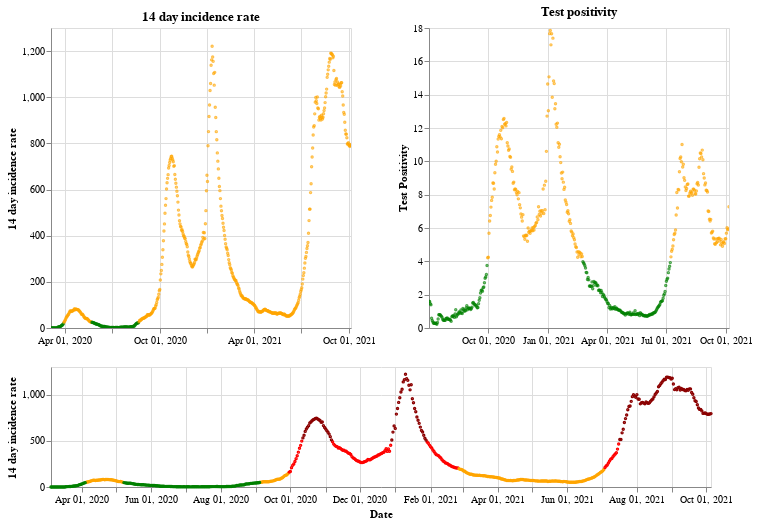

Notebook cell for this chart:
### Markdown cell above
## Northern Ireland

### Code cell
plot_traffic_light('Northern Ireland')

### Figure 1 — Vega-Lite specification as saved in the notebook (floating-point values rounded to 4 significant figures; data arrays with more than 128 entries replaced by an {"elided": "..."} marker saying what was removed)
{"config": {"view": {"continuousWidth": 400, "continuousHeight": 300}}, "vconcat": [{"hconcat": [{"mark": {"type": "point", "size": 2}, "encoding": {"color": {"condition": {"value": "green", "test": "(datum.twoWeeklyCasesRate <= 25)"}, "value": "orange"}, "tooltip": [{"type": "nominal", "field": "areaName"}, {"type": "temporal", "field": "date"}, {"type": "quantitative", "field": "twoWeeklyCasesRate"}, {"type": "quantitative", "field": "testPositivity"}], "x": {"type": "temporal", "axis": {"title": ""}, "field": "date", "scale": {"domain": {"selection": "DateBrush"}}, "timeUnit": "yearmonthdate"}, "y": {"type": "quantitative", "axis": {"title": "14 day incidence rate"}, "field": "twoWeeklyCasesRate"}}, "title": "14 day incidence rate", "width": 300}, {"mark": {"type": "point", "size": 2}, "encoding": {"color": {"condition": {"value": "green", "test": "(datum.testPositivity <= 4)"}, "value": "orange"}, "tooltip": [{"type": "nominal", "field": "areaName"}, {"type": "temporal", "field": "date"}, {"type": "quantitative", "field": "twoWeeklyCasesRate"}, {"type": "quantitative", "field": "testPositivity"}], "x": {"type": "temporal", "axis": {"title": ""}, "field": "date", "scale": {"domain": {"selection": "DateBrush"}}, "timeUnit": "yearmonthdate"}, "y": {"type": "quantitative", "axis": {"title": "Test Positivity"}, "field": "testPositivity"}}, "title": "Test positivity", "width": 300}]}, {"layer": [{"mark": {"type": "point", "size": 2}, "encoding": {"color": {"condition": {"value": "orange", "test": "(((datum.testPositivity < 4) && (datum.twoWeeklyCasesRate >= 50)) && (datum.twoWeeklyCasesRate < 200))"}, "value": "red"}, "opacity": {"condition": {"value": 1, "test": "((datum.twoWeeklyCasesRate >= 50) && (datum.twoWeeklyCasesRate < 500))"}, "value": 0}, "tooltip": [{"type": "nominal", "field": "areaName"}, {"type": "temporal", "field": "date"}, {"type": "quantitative", "field": "twoWeeklyCasesRate"}, {"type": "quantitative", "field": "testPositivity"}], "x": {"type": "temporal", "axis": {"title": "Date"}, "field": "date", "timeUnit": "yearmonthdate"}, "y": {"type": "quantitative", "axis": {"title": "14 day incidence rate"}, "field": "twoWeeklyCasesRate"}}, "selection": {"DateBrush": {"type": "interval", "encodings": ["x"], "fields": ["Time"]}}}, {"mark": {"type": "point", "size": 2}, "encoding": {"color": {"value": "darkred"}, "opacity": {"condition": {"value": 1, "test": "(datum.twoWeeklyCasesRate >= 500)"}, "value": 0}, "tooltip": [{"type": "nominal", "field": "areaName"}, {"type": "temporal", "field": "date"}, {"type": "quantitative", "field": "twoWeeklyCasesRate"}, {"type": "quantitative", "field": "testPositivity"}], "x": {"type": "temporal", "axis": {"title": "Date"}, "field": "date", "timeUnit": "yearmonthdate"}, "y": {"type": "quantitative", "axis": {"title": "14 day incidence rate"}, "field": "twoWeeklyCasesRate"}}}, {"mark": {"type": "point", "size": 2}, "encoding": {"color": {"condition": {"value": "green", "test": "((datum.testPositivity < 4) && (datum.twoWeeklyCasesRate < 50))"}, "value": "orange"}, "opacity": {"condition": {"value": 1, "test": "(datum.twoWeeklyCasesRate < 50)"}, "value": 0}, "tooltip": [{"type": "nominal", "field": "areaName"}, {"type": "temporal", "field": "date"}, {"type": "quantitative", "field": "twoWeeklyCasesRate"}, {"type": "quantitative", "field": "testPositivity"}], "x": {"type": "temporal", "axis": {"title": "Date"}, "field": "date", "timeUnit": "yearmonthdate"}, "y": {"type": "quantitative", "axis": {"title": "14 day incidence rate"}, "field": "twoWeeklyCasesRate"}}}], "height": 120, "width": 660}], "data": {"name": "data-c4d7b42479e49bb9214c9237f23555f4"}, "$schema": "https://vega.github.io/schema/vega-lite/v4.8.1.json", "datasets": {"data-c4d7b42479e49bb9214c9237f23555f4": {"elided": "580 records"}}}
